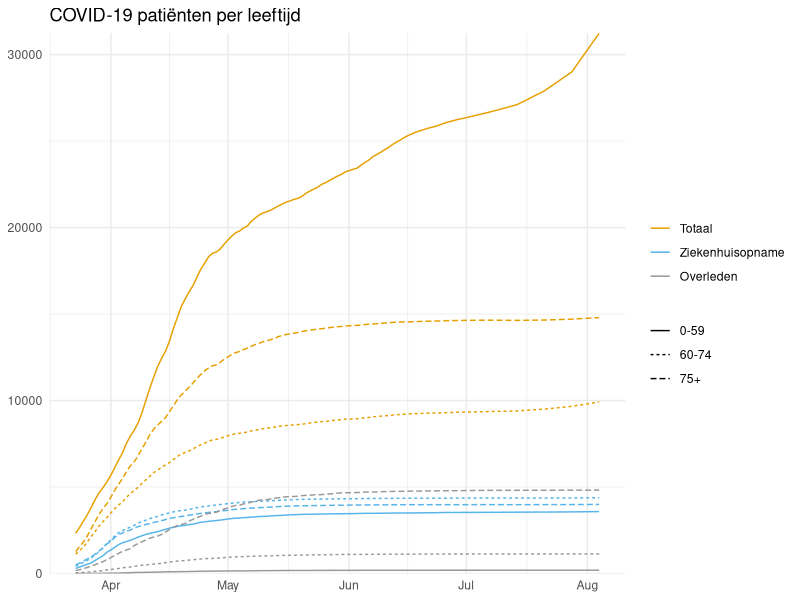

The R source for this figure: (Note: this script raises an error after producing the figure.)
library(tidyverse)
library(cowplot)
library(glue)
library(lubridate)
dir.create("plots")

############################
##### DESCRIPTIVE DATA #####
############################

# Age
read_csv("data/rivm_NL_covid19_age.csv") %>%
  filter(LeeftijdGroep != "Niet vermeld") %>%
  mutate(
    groep = ifelse(LeeftijdGroep %in% c("0-4", "5-9", "10-14", "15-19", "20-24", "25-29", "30-34", "35-39", "40-44", "45-49", "50-54", "55-59"), "0-59", NA),
    groep = ifelse(LeeftijdGroep %in% c("60-64", "65-69", "70-74"), "60-74", groep),
    groep = ifelse(LeeftijdGroep %in% c("75-79", "80-84", "85-89", "90-94", "95+"), "75+", groep)
  ) %>%
  group_by(Datum, groep, Type) %>%
  summarize(Aantal = sum(Aantal)) %>%
  mutate(Type = factor(Type, c("Totaal", "Ziekenhuisopname", "Overleden"))) %>%
  ggplot(aes(x = Datum, y = Aantal, colour = Type, linetype=groep)) +
  geom_line() +
  scale_y_continuous(expand = c(0, 0), limits = c(0, NA))+
  theme_minimal() +
  theme(axis.title.x=element_blank(),
        axis.title.y=element_blank(),
        legend.pos = "bottom",
        legend.title = element_blank()) +
  scale_color_manual(values=c("#E69F00", "#56B4E9", "#999999")) +
  ggtitle("COVID-19 patiënten per leeftijd") +
  ggsave("plots/overview_plot_leeftijd.png", width = 5.5, height=4)

# Sex
# COVID-19 patiënten per geslacht
## Absolute waarden
read_csv("data/rivm_NL_covid19_sex.csv") %>%
  filter(Geslacht %in% c("Man", "Vrouw")) %>%
  mutate(Type = factor(Type, c("Totaal", "Ziekenhuisopname", "Overleden"))) %>%
  ggplot(aes(x = Datum, y = Aantal, colour = Type, linetype= Geslacht)) +
  geom_line() +
  scale_y_continuous(expand = c(0, 0), limits = c(0, NA))+
  theme_minimal() +
  theme(axis.title.x=element_blank(),
        axis.title.y=element_blank(),
        legend.pos = "bottom",
        legend.title = element_blank()) +
  scale_color_manual(values=c("#E69F00", "#56B4E9", "#999999")) +
  ggtitle("COVID-19 patiënten per geslacht") +
  ggsave("plots/overview_plot_geslacht.png", width = 5.5, height=4)

## Percentages
sex <- read_csv("data/rivm_NL_covid19_sex.csv") 
sex <- sex %>% filter(Geslacht != "Niet vermeld")
ratio <- (sex %>% filter(Geslacht == "Man")   %>% select(Aantal) /
          sex %>% filter(Geslacht == "Vrouw") %>% select(Aantal))
sex['Ratio'] <- rep(as.matrix(ratio), each =2)

sex %>%
  mutate(Type = factor(Type, c("Totaal", "Ziekenhuisopname", "Overleden"))) %>%
  ggplot(aes(x = Datum, y = Ratio, colour = Type)) +
  geom_line() +
  theme_minimal() +
  scale_y_continuous(expand = c(0, 0), limits = c(0, NA))+
  theme(axis.title.x=element_blank(),
        axis.title.y=element_blank(),
        legend.pos = "bottom",
        legend.title = element_blank()) +
  scale_color_manual(values=c("#E69F00", "#56B4E9", "#999999")) +
  ggtitle("COVID-19 patiënten Man:Vrouw ratio") +
  ggsave("plots/ratio_plot_geslacht.png", width = 5.5, height=4)


# TOENAME COVID-19 patiënten per geslacht 
## Absolute waarden
sex <- sex %>% 
  filter(Geslacht == "Man" & Type == "Totaal") %>%
  mutate(Toename = Aantal - lag(Aantal)) %>%
  bind_rows(sex %>% 
              filter(Geslacht == "Man" & Type == "Ziekenhuisopname") %>%
              mutate(Toename = Aantal - lag(Aantal))) %>%
  bind_rows(sex %>% 
              filter(Geslacht == "Man" & Type == "Overleden") %>%
              mutate(Toename = Aantal - lag(Aantal))) %>%
  bind_rows(sex %>% 
              filter(Geslacht == "Vrouw" & Type == "Totaal") %>%
              mutate(Toename = Aantal - lag(Aantal))) %>%
  bind_rows(sex %>% 
              filter(Geslacht == "Vrouw" & Type == "Ziekenhuisopname") %>%
              mutate(Toename = Aantal - lag(Aantal))) %>%
  bind_rows(sex %>% 
              filter(Geslacht == "Vrouw" & Type == "Overleden") %>%
              mutate(Toename = Aantal - lag(Aantal)))

sex %>%
  mutate(Type = factor(Type, c("Totaal", "Ziekenhuisopname", "Overleden"))) %>%
  ggplot(aes(x = Datum, y = Toename, colour = Type, linetype= Geslacht)) +
  geom_line() +
  scale_y_continuous(expand = c(0, 0), limits = c(0, NA))+
  theme_minimal() +
  theme(axis.title.x=element_blank(),
        axis.title.y=element_blank(),
        legend.pos = "bottom",
        legend.title = element_blank()) +
  scale_color_manual(values=c("#E69F00", "#56B4E9", "#999999")) +
  ggtitle("Toename COVID-19 patiënten per geslacht") +
  ggsave("plots/toename_plot_geslacht.png", width = 5.5, height=4)


## Percentages
sex <- sex[order(sex$Datum, sex$Type),]
ratio_toe <- (sex %>% filter(Geslacht == "Man")   %>% select(Toename) /
                sex %>% filter(Geslacht == "Vrouw") %>% select(Toename))
sex['Ratio_toe'] <- rep(as.matrix(ratio_toe), each =2)

sex %>%
  mutate(Type = factor(Type, c("Totaal", "Ziekenhuisopname", "Overleden"))) %>%
  ggplot(aes(x = Datum, y = Ratio_toe, colour = Type)) +
  geom_line() +
  theme_minimal() +
  scale_y_continuous(expand = c(0, 0), limits = c(0, NA))+
  theme(axis.title.x=element_blank(),
        axis.title.y=element_blank(),
        legend.pos = "bottom",
        legend.title = element_blank()) +
  scale_color_manual(values=c("#E69F00", "#56B4E9", "#999999")) +
  ggtitle("Toename COVID-19 patiënten Man:Vrouw ratio") +
  ggsave("plots/ratio_toename_geslacht.png", width = 5.5, height=4)
